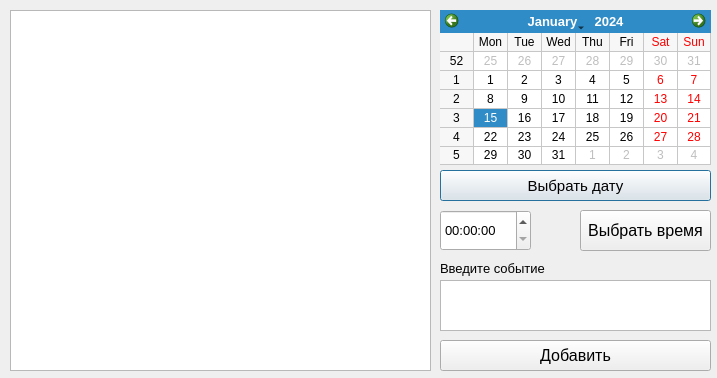
<?xml version="1.0" encoding="UTF-8"?>
<ui version="4.0">
 <class>Dialog</class>
 <widget class="QDialog" name="Dialog">
  <property name="windowModality">
   <enum>Qt::NonModal</enum>
  </property>
  <property name="geometry">
   <rect>
    <x>0</x>
    <y>0</y>
    <width>717</width>
    <height>378</height>
   </rect>
  </property>
  <property name="font">
   <font>
    <family>Tahoma</family>
    <pointsize>10</pointsize>
   </font>
  </property>
  <property name="windowTitle">
   <string>Планировщик</string>
  </property>
  <property name="modal">
   <bool>false</bool>
  </property>
  <widget class="QTextBrowser" name="textBrowser">
   <property name="geometry">
    <rect>
     <x>10</x>
     <y>10</y>
     <width>421</width>
     <height>361</height>
    </rect>
   </property>
  </widget>
  <widget class="QTimeEdit" name="timeEdit">
   <property name="geometry">
    <rect>
     <x>440</x>
     <y>210</y>
     <width>91</width>
     <height>41</height>
    </rect>
   </property>
  </widget>
  <widget class="QPushButton" name="pushButton_2">
   <property name="geometry">
    <rect>
     <x>440</x>
     <y>170</y>
     <width>271</width>
     <height>31</height>
    </rect>
   </property>
   <property name="font">
    <font>
     <family>Tahoma</family>
     <pointsize>11</pointsize>
     <weight>50</weight>
     <bold>false</bold>
    </font>
   </property>
   <property name="text">
    <string>Выбрать дату</string>
   </property>
  </widget>
  <widget class="QPushButton" name="pushButton_3">
   <property name="geometry">
    <rect>
     <x>580</x>
     <y>210</y>
     <width>131</width>
     <height>41</height>
    </rect>
   </property>
   <property name="font">
    <font>
     <family>Tahoma</family>
     <pointsize>12</pointsize>
    </font>
   </property>
   <property name="text">
    <string>Выбрать время</string>
   </property>
  </widget>
  <widget class="QTextEdit" name="textEdit">
   <property name="geometry">
    <rect>
     <x>440</x>
     <y>280</y>
     <width>271</width>
     <height>51</height>
    </rect>
   </property>
  </widget>
  <widget class="QPushButton" name="pushButton_4">
   <property name="geometry">
    <rect>
     <x>440</x>
     <y>340</y>
     <width>271</width>
     <height>31</height>
    </rect>
   </property>
   <property name="font">
    <font>
     <family>Tahoma</family>
     <pointsize>12</pointsize>
    </font>
   </property>
   <property name="text">
    <string>Добавить</string>
   </property>
  </widget>
  <widget class="QCalendarWidget" name="calendarWidget">
   <property name="geometry">
    <rect>
     <x>440</x>
     <y>10</y>
     <width>271</width>
     <height>155</height>
    </rect>
   </property>
   <property name="font">
    <font>
     <family>Tahoma</family>
     <pointsize>9</pointsize>
    </font>
   </property>
   <property name="cursor">
    <cursorShape>PointingHandCursor</cursorShape>
   </property>
   <property name="firstDayOfWeek">
    <enum>Qt::Monday</enum>
   </property>
   <property name="gridVisible">
    <bool>true</bool>
   </property>
  </widget>
  <widget class="QLabel" name="label">
   <property name="geometry">
    <rect>
     <x>440</x>
     <y>260</y>
     <width>111</width>
     <height>16</height>
    </rect>
   </property>
   <property name="text">
    <string>Введите событие</string>
   </property>
  </widget>
 </widget>
 <layoutdefault spacing="6" margin="11"/>
 <resources/>
 <connections/>
</ui>
